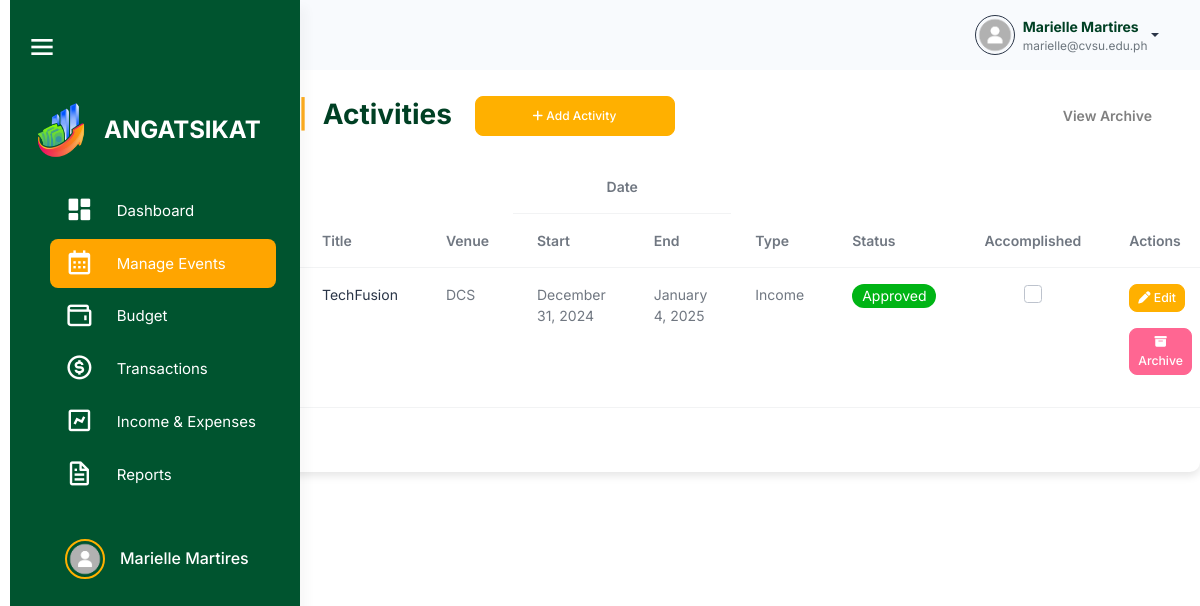
The page /src/activity_management/activities.php (signed in) on the database its author committed.
### tables this page shows
CREATE TABLE `users` (
  `user_id` int(11) NOT NULL,
  `username` varchar(100) NOT NULL,
  `password` varchar(255) NOT NULL,
  `first_name` varchar(255) NOT NULL,
  `last_name` varchar(255) NOT NULL,
  `email` varchar(100) NOT NULL,
  `role` enum('admin','officer','member') NOT NULL,
  `organization_id` int(11) DEFAULT NULL,
  `archived` tinyint(1) DEFAULT 0,
  `created_at` timestamp NOT NULL DEFAULT current_timestamp()
);

CREATE TABLE `events` (
  `event_id` int(11) NOT NULL,
  `plan_id` int(11) NOT NULL,
  `title` varchar(255) NOT NULL,
  `event_venue` varchar(255) NOT NULL,
  `event_start_date` date NOT NULL,
  `event_end_date` date NOT NULL,
  `event_type` varchar(100) DEFAULT NULL,
  `event_status` enum('Pending','Approved','Disapproved') NOT NULL,
  `accomplishment_status` tinyint(1) DEFAULT 0,
  `total_amount` decimal(15,2) NOT NULL,
  `total_profit` decimal(15,2) NOT NULL,
  `organization_id` int(11) DEFAULT NULL,
  `created_by` int(11) DEFAULT NULL,
  `created_at` timestamp NOT NULL DEFAULT current_timestamp(),
  `archived` tinyint(1) DEFAULT 0
);

### src/user_query.php (called while the page is built, shortened)
<?php
$user_id = $_SESSION['user_id'];
$user_query = "SELECT * FROM users WHERE user_id = '$user_id'";
$user_result = mysqli_query($conn, $user_query);
if ($user_result && mysqli_num_rows($user_result) > 0) {
    $user = mysqli_fetch_assoc($user_result);
    $firstname = $user['first_name'];
    $lastname = $user['last_name'];
    $fullname = $firstname . ' ' . $lastname;
    $email = $user['email'];
} else {
    echo "Error fetching user data: " . mysqli_error($conn);
    exit();
}
?>

### src/session_check.php (called while the page is built, shortened)
<?php
$organization_id = $_SESSION['organization_id'];
?>

### src/activity_management/activities.php (the view, shortened to what this page needs)
<?php
include 'connection.php';
include '../session_check.php';
include '../user_query.php';
$sql = "SELECT * FROM events WHERE archived = 0 AND organization_id = $organization_id";
$result = $conn->query($sql);
?>
<!DOCTYPE html>
<html lang="en">
<head>
    <link rel="stylesheet" href="../assets/css/styles.min.css" />
    <link rel="stylesheet" href="../html/sidebar.css" />
    <link rel="stylesheet" href="css/activities.css" />
    <link href="https://unpkg.com/boxicons@2.1.4/css/boxicons.min.css" rel="stylesheet" />
    <link rel="stylesheet" href="https://cdnjs.cloudflare.com/ajax/libs/font-awesome/6.6.0/css/all.min.css">
    <link rel="stylesheet" href="https://cdn.datatables.net/2.1.7/css/dataTables.bootstrap.min.css" />
</head>
<body>
    <?php include '../navbar.php';?>
    <div class="page-wrapper" id="main-wrapper" data-layout="vertical" data-navbarbg="skin6" data-sidebartype="full"
        data-sidebar-position="fixed" data-header-position="fixed">
        <?php include '../sidebar.php'; ?>
    <div class="container mt-5 p-5">
        <h2 class="mb-4 d-flex align-items-center justify-content-between">
            <div>
                <span class="text-warning fw-bold me-2">|</span> Activities
                <button class="btn btn-primary ms-3" data-bs-toggle="modal" data-bs-target="#addEventModal"
                style="height: 40px; width: 200px; border-radius: 8px; font-size: 12px;">
                    <i class="fa-solid fa-plus"></i> Add Activity
                </button>
            </div>
            <a href="activities_archive.php" class="text-gray text-decoration-none fw-bold"
                    style="font-size: 14px;">
                        View Archive
            </a>
        </h2>
        <table id="eventsTable" class="table">
            <thead>
                <tr>
                    <th rowspan=2>Title</th>
                    <th rowspan=2>Venue</th>
                    <th colspan=2 style="text-align: center;"> Date </th>
                    <th rowspan=2>Type</th>
                    <th rowspan=2>Status</th>
                    <th rowspan=2>Accomplished</th>
                    <th rowspan=2>Actions</th>
                </tr>
                <tr>
                    <th>Start</th>
                    <th>End</th>
                </tr>
            </thead>
            <tbody>
                <?php
                if ($result->num_rows > 0) {
                    while($row = $result->fetch_assoc()) {
                        $checked = $row['accomplishment_status'] ? 'checked' : '';
                        $disabled = ($row['event_status'] !== 'Approved') ? 'disabled' : '';
                        echo "<tr>
                                <td><a class='link-offset-2 link-underline link-underline-opacity-0' href='event_details.php?event_id={$row['event_id']}'>{$row['title']}</a></td>
                                <td>{$row['event_venue']}</td>
                                <td>" . date('F j, Y', strtotime($row['event_start_date'])) . "</td>
                                <td>" . date('F j, Y', strtotime($row['event_end_date'])) . "</td>
                                <td>{$row['event_type']}</td>
                                <td>";
                                  if ($row['event_status'] == 'Pending') {
                                    echo " <span class='badge rounded-pill pending'> ";
                                } elseif ($row['event_status'] == 'Approved') {
                                    echo " <span class='badge rounded-pill approved'> ";
                                } elseif ($row['event_status'] == 'Disapproved') {
                                    echo " <span class='badge rounded-pill disapproved'> ";
                                }
                                echo "
                                    {$row['event_status']}
                                    </span>
                                    </td>
                                    <td>
                                        <input type='checkbox'
                                        class='form-check-input'
                                        onclick='showConfirmationModal({$row['event_id']}, this.checked)'
                                        $checked
                                        $disabled>
                                    </td>
                                    <td>
                                        <button class='btn btn-primary btn-sm edit-btn mb-3'
                                                data-bs-toggle='modal'
                                                data-bs-target='#editEventModal'
                                                data-id='{$row['event_id']}'>
                                            <i class='fa-solid fa-pen'></i> Edit
                                        </button>
                                        <button class='btn btn-danger btn-sm archive-btn mb-3'
                                                data-id='{$row['event_id']}'>
                                            <i class='fa-solid fa-box-archive'></i> Archive
                                        </button>
                                    </td>
                                </tr>";
                            }
                        } else {
                            echo "<tr><td colspan='9' class='text-center'>No events found</td></tr>";
                        }
                        ?>
                    </tbody>
                </table>
            </div>
        </div>
</body>
</html>

### src/navbar.php (shortened to what this page needs)
<div class="body-wrapper">
    <header class="app-header">
        <nav class="navbar navbar-expand-lg navbar-light">
            <div class="navbar-collapse justify-content-end px-0" id="navbarNav">
                <div class="container-fluid d-flex justify-content-end align-items-center" style="padding: 0 1rem;">
                    <div class="dropdown">
                        <a href="#" class="dropdown-toggle d-flex align-items-center" data-bs-toggle="dropdown"
                            aria-expanded="false" style="text-decoration: none;">
                            <img class="border border-dark rounded-circle" src="<?php echo !empty($profile_picture) ? '../user/uploads/' . htmlspecialchars($profile_picture) : '../user/uploads/default.png'; ?>" alt="Profile"
                                style="width: 40px; height: 40px; margin-left: 10px;">
                            <div class="d-flex flex-column align-items-start ms-2">
                                <span style="font-weight: bold; color: #004024;"><?php echo htmlspecialchars($fullname); ?></span>
                                <span style="font-size: 0.85em; color: #6c757d;"><?php echo htmlspecialchars($email); ?></span>
                            </div>
                        </a>
                    </div>
                </div>
            </div>
        </nav>
    </header>
</div>

### src/sidebar.php (shortened to what this page needs)
<aside class="left-sidebar" id="sidebar">
    <div class="top-bar">
        <div id="toggleSidebar" class="burger-icon">
            <i class="bx bx-menu"></i>
        </div>
    </div>
    <div>
        <div class="brand-logo logo-container">
            <a href="../html/officer_dashboard.html" class="logo-img">
                <img src="angat sikat.png" alt="Angat Sikat Logo" class="sidebar-logo">
            </a>
            <span class="logo-text">ANGATSIKAT</span>
        </div>
        <nav class="sidebar-nav mx-4">
            <ul id="sidebarnav">
                <li class="sidebar-item">
                    <a class="sidebar-link" href="../dashboard/officer_dashboard.php" aria-expanded="false" data-tooltip="Dashboard">
                        <i class="bx bxs-dashboard"></i>
                        <span class="hide-menu">Dashboard</span>
                    </a>
                </li>
                <li class="sidebar-item">
                    <a class="sidebar-link" href="../activity_management/activities.php" aria-expanded="false" data-tooltip="Manage Events">
                        <i class="bx bx-calendar"></i>
                        <span class="hide-menu">Manage Events</span>
                    </a>
                </li>
                <li class="sidebar-item">
                    <a class="sidebar-link" aria-expanded="false" data-tooltip="Budget">
                        <i class="bx bx-wallet"></i>
                        <span class="hide-menu">Budget</span>
                    </a>
                </li>
                <li class="sidebar-item">
                    <a class="sidebar-link" href="#transactions" aria-expanded="false" data-tooltip="Transactions">
                        <i class="bx bx-dollar-circle"></i>
                        <span class="hide-menu">Transactions</span>
                    </a>
                </li>
                <li class="sidebar-item">
                    <a class="sidebar-link" aria-expanded="false" data-tooltip="Income & Expenses">
                        <i class="bx bx-chart"></i>
                        <span class="hide-menu">Income & Expenses</span>
                    </a>
                </li>
                <li class="sidebar-item">
                    <a class="sidebar-link" href="#reports.php" aria-expanded="false" data-tooltip="Reports">
                        <i class="bx bx-file"></i>
                        <span class="hide-menu">Reports</span>
                    </a>
                </li>
                <li class="sidebar-item profile-container">
                    <a class="sidebar-link" href="../user/profile.html" aria-expanded="false" data-tooltip="Profile">
                        <div class="profile-pic-border">
                            <img src="<?php echo !empty($profile_picture) ? '../user/uploads/' . htmlspecialchars($profile_picture) : '../user/uploads/default.png'; ?>" alt="Profile Picture" class="profile-pic" />
                        </div>
                        <span class="profile-name"><?php echo htmlspecialchars($user['first_name']) . ' ' . htmlspecialchars($user['last_name']); ?></span>
                    </a>
                </li>
            </ul>
        </nav>
    </div>
</aside>

### src/html/sidebar.css (style rules this page uses)
#sidebar { width: 290px; background-color: #00542f; transition: width 0.3s, height 0.3s; display: flex; flex-direction: column; height: 100vh; position: fixed; left: 0; top: 0; border-radius: 0; overflow-x: hidden; z-index: 1000; }
#sidebar .sidebar-item a { display: flex; align-items: center; padding: 10px 15px; color: #ffffff; text-decoration: none; border-radius: 8px; transition: background-color 0.3s; }
#sidebar .sidebar-item a.active, #sidebar .sidebar-item a:hover { background-color: #ffa500; color: #ffffff; }
.profile-container { display: flex; align-items: center; width: 100%; margin-top: 30px; }
.sidebar-item { position: relative; }
.page-wrapper { transition: margin-left 0.3s; }

### src/activity_management/css/activities.css (style rules this page uses)
:root { --bs-font-sans-serif: "Inter", sans-serif; --bs-primary: #ffb000; --bs-secondary: #6c757d; --bs-danger: #ff6692; --bs-body-font-size: 0.875rem; --bs-body-font-weight: 400; --bs-body-line-height: 1.5; --bs-body-color: #111c2d99; --bs-body-bg: #fff; --bs-border-color: #e4ebf0; --bs-heading-color: #111c2d; --bs-border-radius: 7px; --bs-gutter-x: 24px; --bs-btn-font-size: 0.875rem; --bs-card-spacer-y: 30px; --bs-card-spacer-x: 30px; --bs-card-border-width: 0px; --bs-success-rgb: 19,222,185; --bs-primary-rgb: 255, 176, 0; --bs-light-rgb: 246,249,252; --bs-dark-rgb: 42,53,71; }
.container { padding-top: 20px; background-color: #fff; border-radius: 10px; box-shadow: 0 4px 8px rgba(0, 0, 0, 0.1); }
table td .form-check-input { margin-left: auto; margin-right: auto; display: block; width: 1.25em; height: 1.25em; }
table { table-layout: auto; max-width: 100%; height: auto; border-collapse: collapse; }
.btn-primary { background-color: #ffb000; border-color: #ffb000; }
.badge.rounded-pill.approved { background-color: #00b415; color: #fff; }
#sidebar { width: 290px; background-color: #00542f; transition: width 0.3s, height 0.3s; display: flex; flex-direction: column; height: 100vh; position: fixed; left: 0; top: 0; border-radius: 0; overflow-x: hidden; z-index: 1000; }
#sidebar .sidebar-item a { display: flex; align-items: center; padding: 10px 15px; color: #ffffff; text-decoration: none; border-radius: 8px; transition: background-color 0.3s; }
#sidebar .sidebar-item a.active, #sidebar .sidebar-item a:hover { background-color: #ffa500; color: #ffffff; }
.profile-container { display: flex; align-items: center; width: 100%; margin-top: 30px; }
.sidebar-item { position: relative; }
.page-wrapper { transition: margin-left 0.3s; }

### src/navbar.php (style rules this page uses)
.app-header { position: fixed; width: calc(100% - 250px); top: 0; left: 250px; transition: width 0.3s ease-in-out, left 0.3s ease-in-out; z-index: 1000; }

### src/sidebar.php (style rules this page uses)
.left-sidebar { width: 250px; position: fixed; top: 0; left: 10px; height: 100%; background-color: #00542F; overflow: hidden; transition: width 0.3s ease-in-out; }
#main-wrapper { margin-left: 250px; transition: margin-left 0.3s ease-in-out; }

### rows shown on the page
users: fullname "Marielle Martires", email "marielle@cvsu.edu.ph", first_name "Marielle", last_name "Martires"
events: title "TechFusion", event_venue "DCS", event_start_date "December 31, 2024", event_end_date "January 4, 2025", event_type "Income", event_status "Approved"
